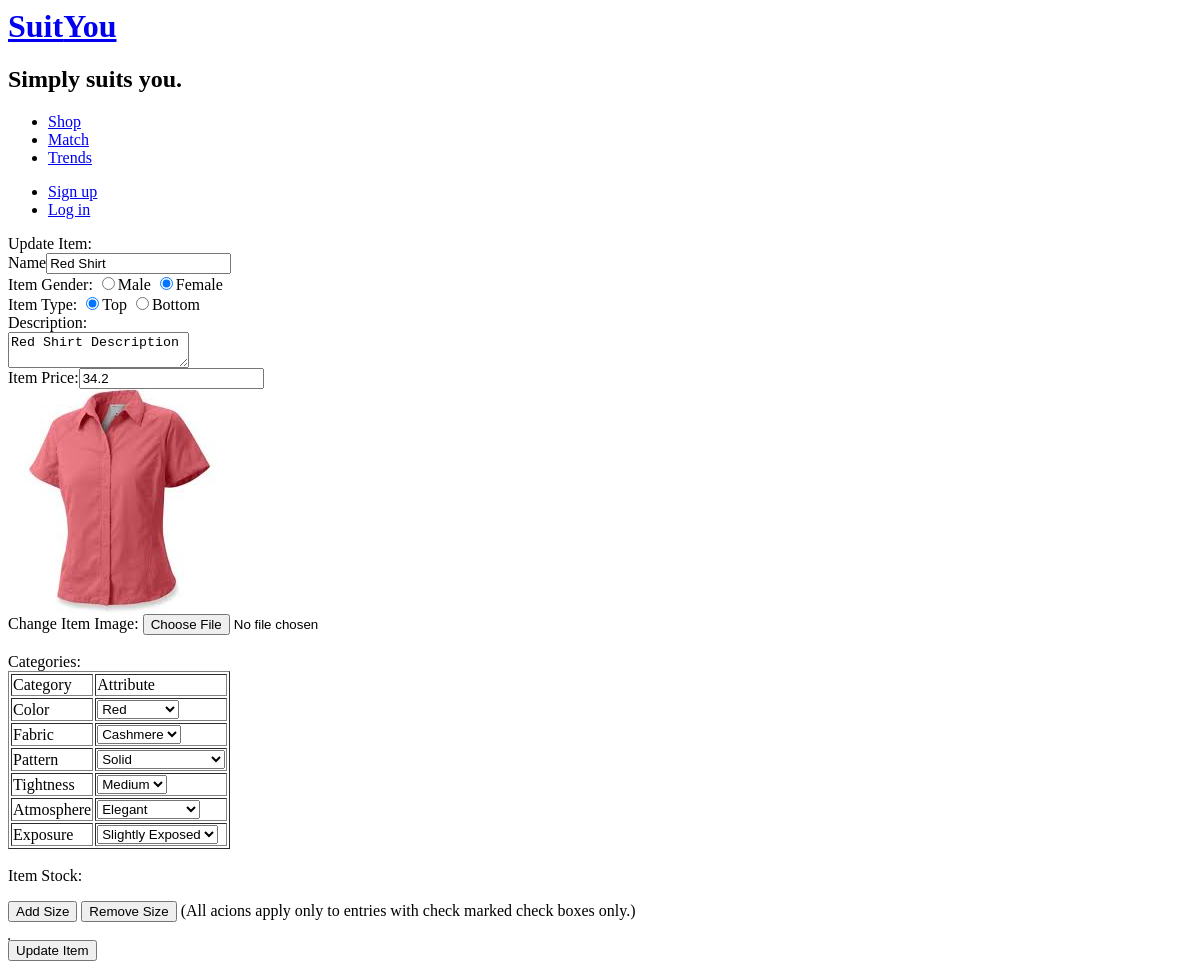
Page /add_item.php?itemId=6 on the committed database.
### tables this page shows
CREATE TABLE IF NOT EXISTS `items` (
  `item_id` int(10) unsigned NOT NULL AUTO_INCREMENT,
  `name` varchar(255) NOT NULL,
  `gender` enum('MALE','FEMALE') NOT NULL DEFAULT 'MALE',
  `type` enum('TOP','BOTTOM') NOT NULL DEFAULT 'TOP',
  `description` text,
  `price` double NOT NULL,
  `designer_id` int(11) unsigned NOT NULL,
  `creation_time` timestamp NOT NULL DEFAULT CURRENT_TIMESTAMP,
  `picture` varchar(500) DEFAULT NULL,
  PRIMARY KEY (`item_id`),
  UNIQUE KEY `id` (`item_id`),
  FULLTEXT KEY `name` (`name`)
);

CREATE TABLE IF NOT EXISTS `categories` (
  `category_id` int(11) NOT NULL AUTO_INCREMENT,
  `name` varchar(255) NOT NULL,
  `weight` double NOT NULL,
  PRIMARY KEY (`category_id`)
);

CREATE TABLE IF NOT EXISTS `attributes` (
  `attribute_id` int(11) NOT NULL AUTO_INCREMENT,
  `category_id` int(11) NOT NULL,
  `name` varchar(255) NOT NULL,
  PRIMARY KEY (`attribute_id`)
);

### item.php (called while the page is built, shortened)
<?php
class Item {
	public $itemId;
	public static function getItemByID($itemId) {
		$itemQuery = mysql_query("SELECT * FROM items WHERE item_id = ".$itemId);
		$num_rows = mysql_num_rows($itemQuery);
		if($num_rows == 1) {
			$itemRow = mysql_fetch_array($itemQuery);
			$item = new Item();
			$item->itemId = $itemId;
			$item->name = $itemRow['name'];
			$item->gender = $itemRow['gender'];
			$item->type = $itemRow['type'];
			$item->description = $itemRow['description'];
			$item->price = $itemRow['price'];
			$item->designerId = $itemRow['designer_id'];
			$item->creationTime = $itemRow['creation_time'];
			$item->picture = $itemRow['picture'];
			return $item;
		}
		else {
			return null;
		}
	}
	public function getItemAttributes() {
		$itemAttributesQuery = mysql_query("SELECT categories.category_id, categories.name ,attributes.attribute_id, attributes.name
									   FROM item_attributes
									   INNER JOIN attributes, categories
									   WHERE item_attributes.item_id = ". $this->itemId . " AND item_attributes.attribute_id = attributes.attribute_id AND attributes.category_id = categories.category_id") or die(mysql_error());
		$result = array();
	   	while($row = mysql_fetch_array($itemAttributesQuery)) {
			$categoryId = $row[0];
			$categoryName = $row[1];
	   		$attributeId = $row[2];
	   		$attributeName = $row[3];
			$result[$categoryId] = array("cat_name" => $categoryName, "att_id" => $attributeId, "att_name" => $attributeName);
	   	}
		return $result;
	}
}
?>

### add_item.php (the view, shortened to what this page needs)
<?php
include("header.php");
include("Item.php");
$itemForUpdate = NULL;
if(!empty($_GET["itemId"])) {
	$itemForUpdate = Item::getItemById($_GET["itemId"]);
}
?>
    <div id="site_content">
        <div id="content">
			<div class="add_item_form">
				<?php if ($itemForUpdate != NULL) { ?>
	            	<form action="add_item_logic.php?action=update&itemId=<?php echo $itemForUpdate->itemId;?>" method="post" enctype="multipart/form-data"/>
						Update Item:<br />
				<?php } else { ?>
					<form action="add_item_logic.php?action=add" method="post" enctype="multipart/form-data"/>
						Add New Item:<br />
				<?php } ?>
			        <div class="center">
			        	<label for="name">Name</label><input type="text" name="name" value="<?php echo $itemForUpdate->name; ?>"/><br />
			            <label for="gender">Item Gender:</label>
  						  		<input type="radio" name="gender" value="MALE" <?php if ($itemForUpdate->gender == 'MALE') echo "checked"; ?>>Male</option>
  						  		<input type="radio" name="gender" value="FEMALE" <?php if ($itemForUpdate->gender == 'FEMALE') echo "checked"; ?>>Female</option>
							<br/>
			            <label for="type">Item Type:</label>
				  		<input type="radio" name="type" value="TOP" <?php if ($itemForUpdate->type == 'TOP') echo "checked"; ?>>Top</option>
				  		<input type="radio" name="type" value="BOTTOM" <?php if ($itemForUpdate->type == 'BOTTOM') echo "checked"; ?>>Bottom</option>
							<br/>
			            <label for="description">Description:<br/></label><textarea name="description"/><?php echo $itemForUpdate->description; ?></textarea><br />
			            <label for="price">Item Price:</label><input type="text" name="price" value="<?php echo $itemForUpdate->price; ?>"/><br />
						<?php if ($itemForUpdate != NULL) { ?>
						<img src="images/items/<?php echo $itemForUpdate->picture; ?>" /><br/>
						<?php }?>
						<label for="image"><?php if ($itemForUpdate != NULL) echo "Change Item Image: "; else echo "Upload Item Image: "; ?></label><input type="file" name="imageToUpload" id="imageToUpload"><br />
						<br/>
						<label for="Categories">Categories:</label>
						<table border="1px">
							<tr><td>Category</td><td>Attribute</td></tr>
							<?php
								$categoriesQuery = mysql_query("SELECT * FROM categories");
								while($catRow = mysql_fetch_array($categoriesQuery)) {
									echo "<tr>";
									echo "<td>".$catRow['name']."</td>";
									echo "<td>";
									echo "<select name='cat_".$catRow['category_id']."' onChange='checkNew(".$catRow['category_id'].",this.value);'>";
										$attributesQuery = mysql_query("SELECT * FROM attributes WHERE category_id = ".$catRow['category_id']);
										if ($itemForUpdate != NULL) {
											$catArray = $itemForUpdate->getItemAttributes();
										}
										while($attRow = mysql_fetch_array($attributesQuery)) {
											echo "<option value='".$attRow['attribute_id']."' ";
											if ($itemForUpdate != NULL and array_key_exists($catRow['category_id'], $catArray)) {
												if ($catArray[$catRow['category_id']]['att_id'] == $attRow['attribute_id']) {
													echo "selected";
												}
											}
											echo ">".$attRow['name']."</option>";
										}
									echo "</select><div id='new_input_".$catRow['category_id']."' style='display:none'><input type='text' name=new_att_for_".$catRow['category_id']." placeHolder='Type new attribute...'/></div>";
									echo "</td>";
									echo "</tr>";
								}
							?>
						</table>
						<br/>
						<label for="stock">Item Stock:</label>
						<p>
						  <input type="button" value="Add Size" onClick="addRow('stockTable');" />
						  <input type="button" value="Remove Size" onClick="deleteRow('stockTable');" />
						  (All acions apply only to entries with check marked check boxes only.)
						</p>
						<table id="stockTable" class="form" border="1">
						</table>
						<?php if ($itemForUpdate != NULL) { ?>
			            	<input type="submit" value="Update Item" name="submit"/>
						<?php } else { ?>
							<input type="submit" value="Add Item" name="submit"/>
						<?php } ?>
					</div>
			</div>
        </div>
    </div>
  </body>
</html>

### rows in the picture
items: name "Red Shirt", gender "☑", type "☑", description "Red Shirt Description", price "34.2", picture (picture)
categories: name "Color", category_id.name "Red"
categories: name "Fabric", category_id.name "Cashmere"
categories: name "Pattern", category_id.name "Solid"
categories: name "Tightness", category_id.name "Medium"
categories: name "Atmosphere", category_id.name "Elegant"
categories: name "Exposure", category_id.name "Slightly Exposed"
